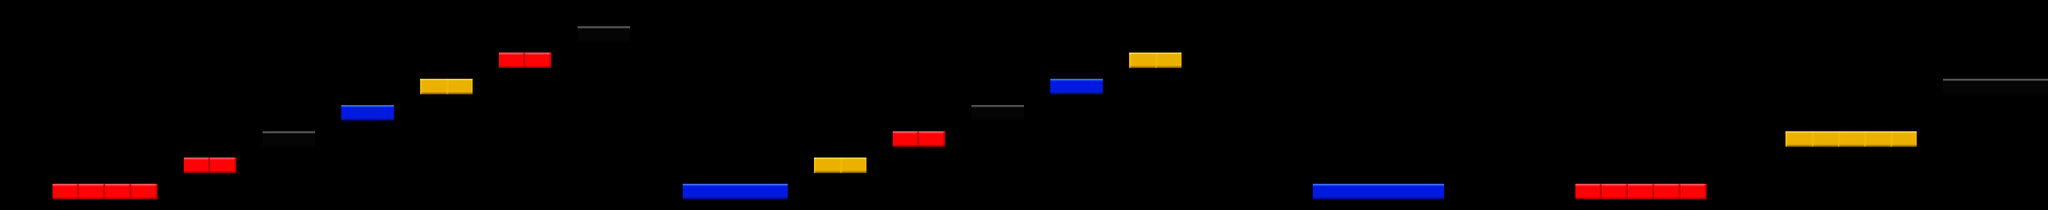

This game map was drawn from its Tiled (.tmx) file and the tilesets committed beside it. A one-line description and the trimmed map source follow:
An orthogonal 78x8 tile map with 32x32 px tiles, 4 tile layers (red, black, blue, yellow) and 15 objects.

<map version="1.0" orientation="orthogonal" width="78" height="8" tilewidth="32" tileheight="32">
 <tileset firstgid="1" name="blocks" tilewidth="32" tileheight="32">
  <image source="blocks.png" width="128" height="32" />
 </tileset>
 <layer name="red" width="78" height="8">
  <data>[624 cells, 24 non-empty, 3 distinct tile ids]</data>
 </layer>
 <layer name="black" width="78" height="8">
  <data>[624 cells, 6 non-empty, 1 distinct tile ids]</data>
 </layer>
 <layer name="blue" width="78" height="8">
  <data>[624 cells, 13 non-empty, 1 distinct tile ids]</data>
 </layer>
 <layer name="yellow" width="78" height="8">
  <data>[624 cells, 6 non-empty, 1 distinct tile ids]</data>
 </layer>
 <objectgroup name="Coin" width="78" height="8">
  <object x="368" y="141">
   <ellipse />
  </object>
  <object x="558" y="78">
   <ellipse />
  </object>
  <object x="911" y="206">
   <ellipse />
  </object>
  <object x="750" y="14">
   <ellipse />
  </object>
  <object x="1135" y="143">
   <ellipse />
  </object>
  <object x="1390" y="44">
   <ellipse />
  </object>
  <object x="1742" y="205">
   <ellipse />
  </object>
  <object x="2124" y="80">
   <ellipse />
  </object>
  <object x="1931" y="207">
   <ellipse />
  </object>
  <object x="1839" y="78">
   <ellipse />
  </object>
  <object x="1614" y="111">
   <ellipse />
  </object>
  <object x="846" y="109">
   <ellipse />
  </object>
  <object x="1198" y="50">
   <ellipse />
  </object>
  <object x="2064" y="208">
   <ellipse />
  </object>
  <object x="2382" y="77">
   <ellipse />
  </object>
 </objectgroup>
</map>
